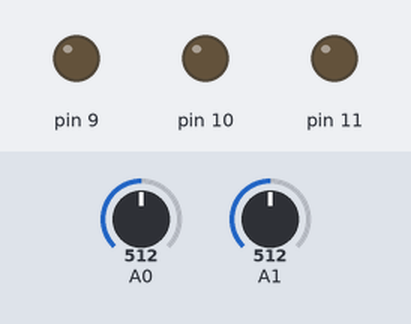
Bench run of a sketch on a simulated Arduino Uno, built with avr-gcc and run on an emulated ATmega328P. Parts: output pins drawn as LEDs (lit = HIGH). The test bench sets the inputs (shaded band); at power-on: A0 = 512, A1 = 512.

Above: at 1.2 s.
1.3 s: A0 set to 12
2.8 s: A0 set to 9
At 3.1 s:
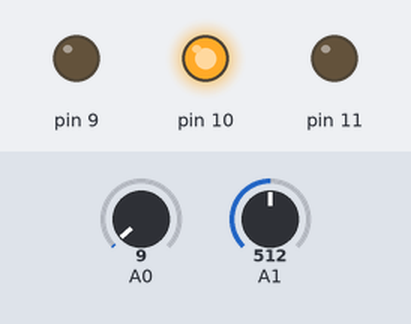
4.3 s: A1 set to 12
5.8 s: A1 set to 9
At 6.6 s:
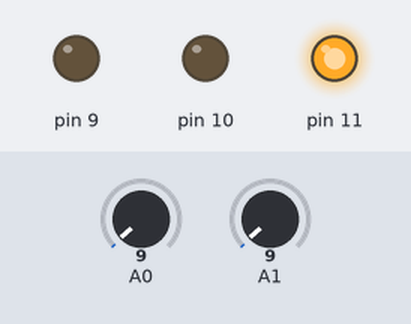
7.3 s: A1 set to 122
At 7.7 s:
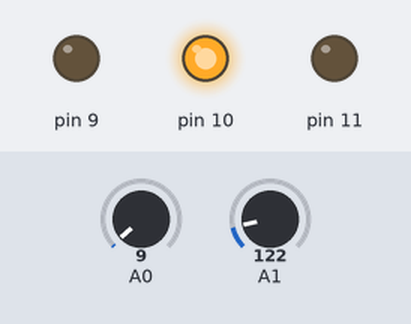
8.8 s: A0 set to 1023
At 10.0 s:
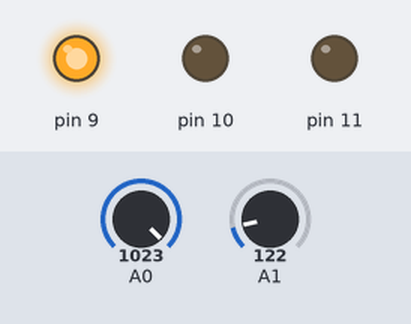
Timing chart, 0 to 11.3 s (numbered marks = the images above; inputs shaded):
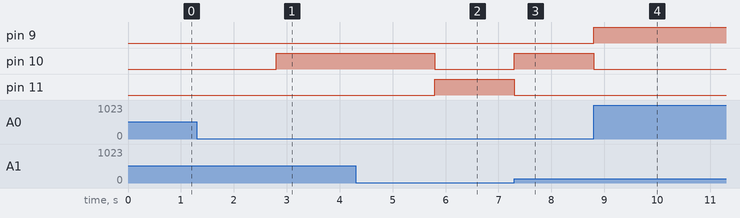

Measured:
- the behaviour switches between 11 and 10 on A0 (found by bisection; images 0 and 1)
- the behaviour switches between 11 and 10 on A1 (found by bisection; images 1 and 2)
- after the input at 1.3 s, every drawn part: stays the same
- after the input at 2.8 s, pin 10: LOW → HIGH at once
- after the input at 4.3 s, every drawn part: stays the same
- after the input at 5.8 s, pin 10: HIGH → LOW at once; pin 11: LOW → HIGH at once
- after the input at 7.3 s, pin 10: LOW → HIGH at once; pin 11: HIGH → LOW at once
- after the input at 8.8 s, pin 9: LOW → HIGH at once; pin 10: HIGH → LOW at once

The sketch:

jostick_RGB.ino
```cpp
void setup() {
  pinMode(A0, INPUT);
  pinMode(A1, INPUT);
  pinMode(11, OUTPUT);
  pinMode(10, OUTPUT);
  pinMode(9, OUTPUT);
}

void loop() {
  int X = analogRead(A0);
  int Y = analogRead(A1);

  if (Y <= 10)
  {
    digitalWrite(11, HIGH);
    digitalWrite(10, LOW);
    digitalWrite(9, LOW);
  }
  else if (X <= 10)
  {
    digitalWrite(11, LOW);
    digitalWrite(10, HIGH);
    digitalWrite(9, LOW);
  }
  else if (X >= 1013)
  {
    digitalWrite(11, LOW);
    digitalWrite(10, LOW);
    digitalWrite(9, HIGH);
  }
  else if ( Y >= 1013)
  {
    digitalWrite(11, HIGH);
    digitalWrite(10, HIGH);
    digitalWrite(9, HIGH);
  }
  else
  {
    digitalWrite(11, LOW);
    digitalWrite(10, LOW);
    digitalWrite(9, LOW);
  }
}
```
